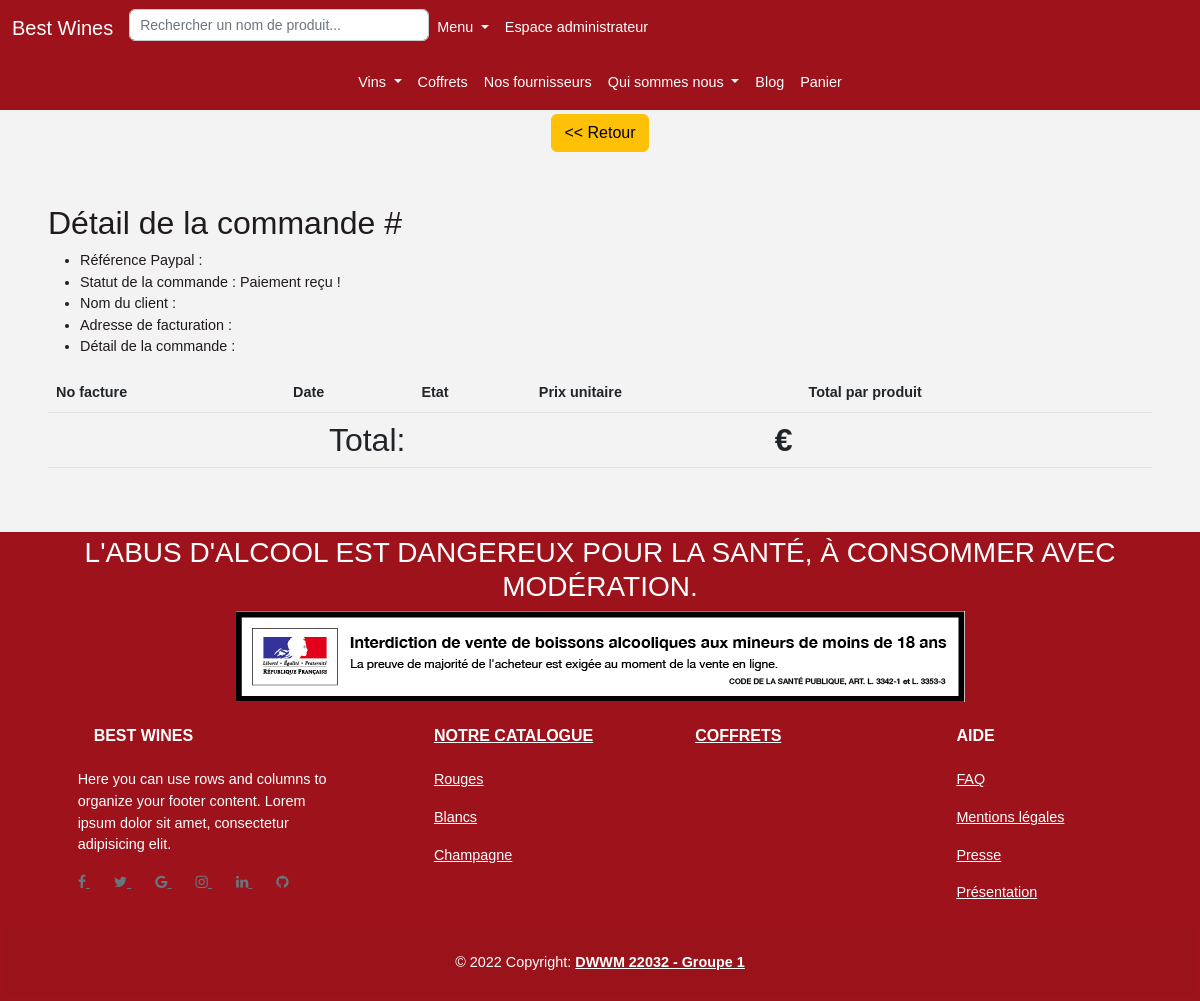
Before: /employe/commandes/details?id=50429440HW1574202 (signed in) with the older database file.
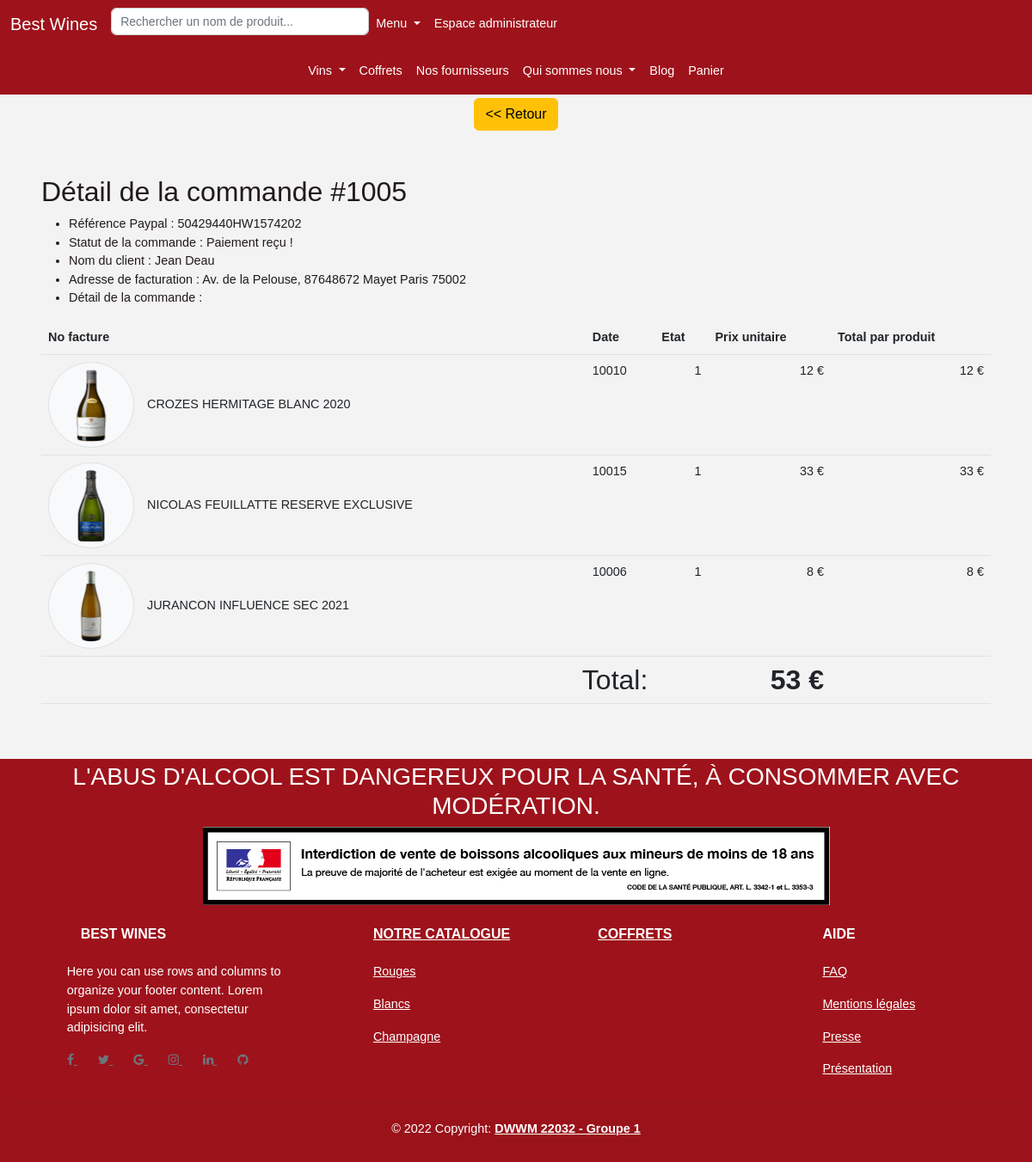
After: the same page with the newer database file.
### tables this page shows
CREATE TABLE `invoice` (
  `id_invoice` int(11) NOT NULL,
  `date` datetime NOT NULL DEFAULT current_timestamp(),
  `clientName` varchar(255) DEFAULT NULL,
  `billingAddress` varchar(255) DEFAULT NULL,
  `total_price` float NOT NULL,
  `orderId_Invoice` varchar(255) DEFAULT NULL,
  `id_sale` int(11) NOT NULL,
  `id_promotion` int(11) DEFAULT NULL
);

CREATE TABLE `sale` (
  `id` int(11) NOT NULL,
  `id_product` int(11) NOT NULL,
  `id_user` int(11) DEFAULT NULL,
  `quantity` int(11) NOT NULL,
  `price_total_product` float DEFAULT NULL,
  `orderId` varchar(255) NOT NULL
);

CREATE TABLE `product` (
  `id` int(11) NOT NULL,
  `name` varchar(255) NOT NULL,
  `description` text NOT NULL,
  `note_final` float DEFAULT NULL,
  `photo` varchar(255) NOT NULL,
  `stock` int(11) NOT NULL,
  `alcohol_percentage` float NOT NULL,
  `id_region` int(11) DEFAULT NULL,
  `id_cepage` int(11) DEFAULT NULL,
  `id_taste` int(11) DEFAULT NULL,
  `id_association` int(11) DEFAULT NULL,
  `id_comment` int(11) DEFAULT NULL,
  `id_type` int(11) NOT NULL,
  `price` float NOT NULL,
  `is_featured` int(11) DEFAULT NULL
);

### core/Controller.php (called while the page is built, shortened)
<?php
abstract class Controller
{
    public function renderView(string $view_name, array $params = []): void
    {
        extract($params);
        require_once "src/views/$view_name.php";
        $content = ob_get_clean();
        require_once 'src/views/layout.php';
    }
}

### src/controllers/OrderTrackingController.php (called while the page is built, shortened)
<?php
class OrderTrackingController extends Controller
{
    public function showOne()
    {
        $id = $_GET['id'];
        $invoice = new Invoice();
        $invoices = $invoice->findOneInvoiceBy($id);
        $this->renderView('employe/commandes/details', compact('invoices'));
    }
}

### core/Router.php (called while the page is built, shortened)
<?php
class Router
{
    private static array $routes = [];
    public static function register(string $request, string $action) : void
    {
        self::$routes[$request] = $action;
    }
    public static function resolve(string $request_uri) : void
    {
        $request_uri = explode("?", $request_uri)[0];
        [$controller_name , $action_name] = explode('::', self::$routes[$request_uri]);
        $instance = new $controller_name();
        call_user_func_array([$instance, $action_name], []);
    }
}

### index.php (called while the page is built, shortened)
<?php
$request_uri = str_replace(BASE_DIR, '', $_SERVER['REQUEST_URI']);
try {
    Router::resolve($request_uri);
}catch (Exception $e)
{
    echo $e->getMessage();
}

### core/Database.php (called while the page is built, shortened)
<?php
class Database
{
    private static \PDO|null $instance = null;
    public static function getPdo(): \PDO
    {
        if (self::$instance == null){
            try {
                self::$instance = new \PDO(
                    "mysql:host=".$_ENV['DATABASE_HOST'].";dbname=".$_ENV['DATABASE_NAME'],
                    $_ENV['DATABASE_USERNAME'],
                    $_ENV['DATABASE_PASSWORD'],
                    [
                        \PDO::ATTR_ERRMODE => \PDO::ERRMODE_EXCEPTION,
                        \PDO::ATTR_DEFAULT_FETCH_MODE => \PDO::FETCH_ASSOC
                    ]
                );
            }catch (\PDOException $exception){
                echo $exception->getMessage();
                die;
            }
        }
        return  self::$instance;
    }
}

### core/Model.php (called while the page is built, shortened)
<?php
abstract class Model
{
    public function __construct()
    {
        $this->pdo = Database::getPdo();
    }
}

### src/models/Invoice.php (called while the page is built, shortened)
<?php
class Invoice extends Model
{
    public function findOneInvoiceBy($criteria): object|array|false
    {
        $sql_query = "SELECT * FROM sale JOIN invoice ON invoice.orderId_Invoice=sale.orderId JOIN product ON sale.id_product = product.id WHERE sale.orderId = '$criteria' ";
        $stmt = $this->pdo->prepare($sql_query);
        $stmt->setFetchMode(\PDO::FETCH_ASSOC);
        $stmt->execute();
        return $stmt->fetchAll();
    }
   }

### src/views/employe/commandes/details.php (the view)
<div class="text-center p-1">
<a href="javascript:history.go(-1)"><button class="btn btn-warning" ><< Retour</button></a>
</div>
<div class="p-5">
    <h2>Détail de la commande #<?=$invoices[0]['id_invoice'] ?></h2>
    <ul>
        <li>Référence Paypal : <?= $invoices[0]['orderId'] ?></li>
        <li>Statut de la commande : Paiement reçu !</li>
        <li> Nom du client : <?= $invoices[0]['clientName'] ?></li>
        <li> Adresse de facturation : <?= $invoices[0]['billingAddress'] ?></li>
        <li> Détail de la commande : </li></ul>
<table class="table">
    <thead>
        <tr>
            <th scope="col">No facture</th>
            <th scope="col">Date</th>
            <th scope="col">Etat</th>
            <th scope="col">Prix unitaire</th>
            <th scope="col">Total par produit</th>
        </tr>
    </thead>
    <tbody id='table-body'>
        <?php  foreach ($invoices as $item) :?>
					<tr>
						<td><img src="/best-wines/uploads/vins/<?= $item["photo"]; ?>" class="cart-item-image bg-light" /><?= $item["name"]; ?></td>
						<td><?= $item["id_product"]; ?></td>
						<td style="text-align:right;"><?= $item["quantity"]; ?></td>
						<td style="text-align:right;"><?= $item["price"] . " €"; ?></td>
						<td style="text-align:right;"><?= $item['price_total_product'] . " €"; ?></td>
					</tr>
<?php endforeach ?>
                    <tr class="h2">
					<td colspan="2" align="right">Total:</td>
					<td align="right" colspan="2"><strong><?=$invoices[0]['total_price'] . " €"; ?></strong></td>
					<td></td>
			    	</tr>
    </tbody>
</table>
</div>

### src/views/layout.php (shortened to what this page needs)
<!doctype html>
<html lang="fr">
<head>
    <link href="https://cdn.jsdelivr.net/npm/bootstrap@5.2.3/dist/css/bootstrap.min.css" rel="stylesheet">
    <link rel="stylesheet" href="<?= BASE_DIR ?>/assets/styles/css/style.css">
    <link rel="stylesheet" href="https://cdn.quilljs.com/1.3.6/quill.snow.css" />
    <link rel="stylesheet" href="https://cdnjs.cloudflare.com/ajax/libs/font-awesome/4.7.0/css/font-awesome.min.css">
</head>
<body>
    <header>
        <nav class="navbar navbar-expand-lg navbar-custom">
            <div class="container-fluid">
                <a class="navbar-brand" href="/best-wines">Best Wines</a>
                <div class="collapse navbar-collapse" id="navbarSupportedContent">
                    <ul class="navbar-nav me-auto mb-2 mb-lg-0">
                        <div class="search-box">
                            <input type="text" class="form-control me-2" autocomplete="off" placeholder="Rechercher un nom de produit..." />
                        </div>
                        <li class="nav-item dropdown">
                            <a class="nav-link dropdown-toggle" href="#" role="button" data-bs-toggle="dropdown" aria-expanded="false">
                                Menu
                            </a>
                        </li>
                        <?php if (isset($_SESSION['user']['is_admin']) && $_SESSION['user']['is_admin']) : ?>
                            <li class="nav-item dropdown">
                                <a class="nav-link" href="<?= BASE_DIR ?>/employe" role="button">
                                    Espace administrateur
                                </a>
                            </li>
                        <?php endif ?>
                    </ul>
                </div>
            </div>
        </nav>
        <nav class="navbar navbar-expand-lg navbar-custom">
            <div class="container-fluid">
                <div class="collapse navbar-collapse" id="navbarSupportedContent">
                    <ul class="navbar-nav mx-auto me-auto mb-2 mb-lg-0">
                        <li class="nav-item dropdown" id="dropdown-nav" href="./nos-vins">
                            <a class="nav-link dropdown-toggle" role="button" data-bs-toggle="dropdown" aria-expanded="false">
                                Vins
                            </a>
                        </li>
                        <li class="nav-item dropdown">
                            <a class="nav-link" href="<?= BASE_DIR ?>/nos-coffrets" role="button">
                                Coffrets
                            </a>
                        </li>
                        <li class="nav-item">
                            <a class="nav-link" href="<?= BASE_DIR ?>/nos-fournisseurs">Nos fournisseurs</a>
                        </li>
                        <li class="nav-item dropdown">
                            <a class="nav-link dropdown-toggle" href="./nos-vins" role="button" data-bs-toggle="dropdown" aria-expanded="false">
                                Qui sommes nous
                            </a>
                        </li>
                        <li class="nav-item">
                            <a class="nav-link" href="<?= BASE_DIR ?>/blog">Blog</a>
                        </li>
                        <li class="nav-item">
                            <a class="nav-link" href="/best-wines/cart">
                                Panier
                            </a>
                        </li>
                    </ul>
                </div>
            </div>
        </nav>
    </header>
    <?= $content ?>
    <footer class="text-center text-lg-star footer p-1">
        <h3>L'ABUS D'ALCOOL EST DANGEREUX POUR LA SANTÉ, À CONSOMMER AVEC MODÉRATION.</h3>
        <img src="<?= BASE_DIR ?>/assets\img\bandeau_boissons_alcooliques.jpg" alt="bandeau de prévention contre l'abus d'alcool">
        <section class="">
            <div class="container text-center text-md-start mt-2">
                <div class="row mt-3">
                    <div class="col-md-3 col-lg-4 col-xl-3 mx-auto my-2">
                        <h6 class="text-uppercase fw-bold mb-4">
                            <i class="fas fa-gem me-3 text-secondary"></i>Best Wines
                        </h6>
                        <p>
                            Here you can use rows and columns to organize your footer content. Lorem ipsum
                            dolor sit amet, consectetur adipisicing elit.
                        </p>
                        <div>
                            <a href="" class="me-4 link-secondary">
                                <i class="fa fa-facebook"></i>
                            </a>
                            <a href="" class="me-4 link-secondary">
                                <i class="fa fa-twitter"></i>
                            </a>
                            <a href="" class="me-4 link-secondary">
                                <i class="fa fa-google"></i>
                            </a>
                            <a href="" class="me-4 link-secondary">
                                <i class="fa fa-instagram"></i>
                            </a>
                            <a href="" class="me-4 link-secondary">
                                <i class="fa fa-linkedin"></i>
                            </a>
                            <a href="" class="me-4 link-secondary">
                                <i class="fa fa-github"></i>
                            </a>
                        </div>
                    </div>
                    <div class="col-md-2 col-lg-2 col-xl-2 mx-auto my-2">
                        <h6 class="text-uppercase fw-bold mb-4">
                            <a href="<?= BASE_DIR ?>/nos-vins" class="text-reset">Notre catalogue</a>
                        </h6>
                        <p>
                            <a href="<?= BASE_DIR ?>/nos-vins/rouge" class="text-reset">Rouges</a>
                        </p>
                        <p>
                            <a href="<?= BASE_DIR ?>/nos-vins/blanc" class="text-reset">Blancs</a>
                        </p>
                        <p>
                            <a href="<?= BASE_DIR ?>/nos-vins/nos-champagnes" class="text-reset">Champagne</a>
                        </p>
                    </div>
                    <div class="col-md-3 col-lg-2 col-xl-2 mx-auto my-2">
                        <h6 class="text-uppercase fw-bold mb-4"><a href=""></a>
                            <a href="<?= BASE_DIR ?>/nos-coffrets" class="text-reset">Coffrets</a>
                        </h6>
                    </div>
                    <div class="col-md-3 col-lg-2 col-xl-2 mx-auto my-2">
                        <h6 class="text-uppercase fw-bold mb-4">
                            Aide
                        </h6>
                        <p>
                            <a href="<?= BASE_DIR ?>/faq" class="text-reset">FAQ</a>
                        </p>
                        <p>
                            <a href="<?= BASE_DIR ?>/mentions-legales" class="text-reset">Mentions légales</a>
                        </p>
                        <p>
                            <a href="<?= BASE_DIR ?>/presse" class="text-reset">Presse</a>
                        </p>
                        <p>
                            <a href="<?= BASE_DIR ?>/qui-sommes-nous" class="text-reset">Présentation</a>
                        </p>
                    </div>
                </div>
            </div>
        </section>
        <div class="text-center p-4" style="background-color: rgba(0, 0, 0, 0.025);">
            © 2022 Copyright:
            <a class="text-reset fw-bold" href="https://www.afpa.fr/">DWWM 22032 - Groupe 1</a>
        </div>
    </footer>
</body>
</html>

### assets/styles/css/style.css (style rules this page uses)
.navbar-brand { color: #FFF; }
.footer { color: #fff; background-color: #9e121b; }
.nav-link { color: #FFF; }
.navbar-custom { color: #fff; background-color: #9e121b; }
#dropdown-nav { position: relative; display: inline-block; }
body { font-family: Arial; color: #211a1a; font-size: 0.9em; background-color: #f3f3f3; ; }
.cart-item-image { width: 100px; height: 100px; border-radius: 50%; border: #E0E0E0 1px solid; padding: 5px; vertical-align: middle; margin-right: 15px; }
.search-box { width: 300px; position: relative; display: inline-block; font-size: 14px; }
.search-box input[type="text"] { height: 32px; padding: 5px 10px; border: 1px solid #CCCCCC; font-size: 14px; }
.search-box input[type="text"], .result { width: 100%; box-sizing: border-box; }

Changed rows visible on the page:
added invoice: id_invoice "1005", clientName "Jean Deau", billingAddress "Av. de la Pelouse, 87648672 Mayet Paris 75002", total_price "53"
added sale: orderId "50429440HW1574202", id_product.photo (picture), id_product.name "CROZES HERMITAGE BLANC 2020", id_product "10010", quantity "1", id_product.price "12", price_total_product "12"
added sale: id_product.photo (picture), id_product.name "NICOLAS FEUILLATTE RESERVE EXCLUSIVE", id_product "10015", quantity "1", id_product.price "33", price_total_product "33"
added sale: id_product.photo (picture), id_product.name "JURANCON INFLUENCE SEC 2021", id_product "10006", quantity "1", id_product.price "8", price_total_product "8"
